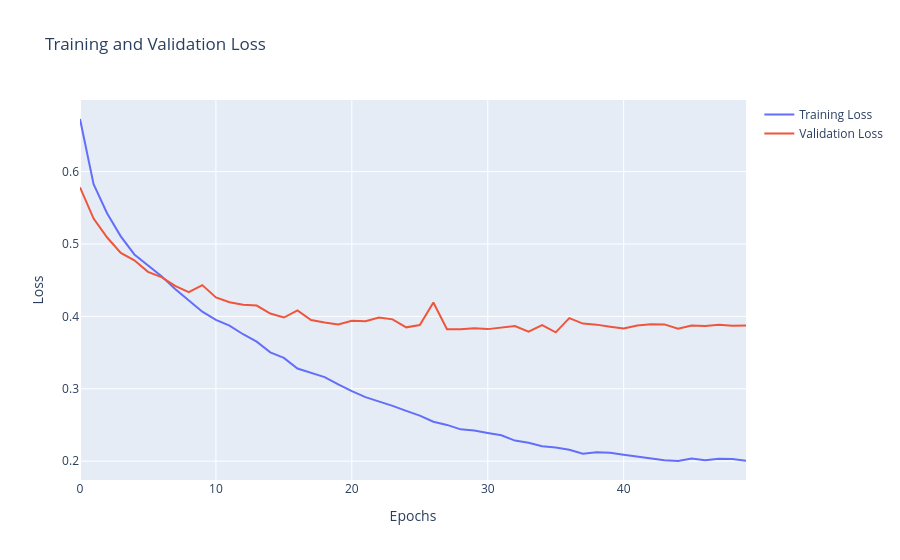

Notebook cell for this chart:
### Code cell
fig = go.Figure(data=[
    go.Scatter(y=history["loss"], name="Training Loss", mode="lines"),
    go.Scatter(y=history["val_loss"], name="Validation Loss", mode="lines")
])
fig.update_layout(title="Training and Validation Loss", xaxis_title="Epochs", yaxis_title="Loss")
fig.show()

### Figure 1 — Plotly figure (JSON) as saved in the notebook; plotly's stock layout.template omitted (floating-point values rounded to 4 significant figures)
{"data": [{"mode": "lines", "name": "Training Loss", "type": "scatter", "y": [0.6727, 0.5825, 0.5422, 0.5105, 0.4856, 0.4706, 0.4554, 0.4377, 0.4225, 0.4065, 0.395, 0.3873, 0.3753, 0.365, 0.3503, 0.3427, 0.328, 0.3223, 0.316, 0.3061, 0.2966, 0.2884, 0.2827, 0.2763, 0.2694, 0.2628, 0.2545, 0.2501, 0.2439, 0.2422, 0.2388, 0.2356, 0.2284, 0.2253, 0.2206, 0.2189, 0.2157, 0.2102, 0.2122, 0.2116, 0.2087, 0.2059, 0.2039, 0.2012, 0.2002, 0.2035, 0.2013, 0.2032, 0.2028, 0.2005]}, {"mode": "lines", "name": "Validation Loss", "type": "scatter", "y": [0.5783, 0.5351, 0.5089, 0.4876, 0.4775, 0.4615, 0.4542, 0.442, 0.4333, 0.4432, 0.4261, 0.4195, 0.4161, 0.4149, 0.4039, 0.3984, 0.4083, 0.3949, 0.3915, 0.3888, 0.3938, 0.3932, 0.3984, 0.3959, 0.3848, 0.388, 0.4192, 0.3823, 0.3824, 0.3837, 0.3824, 0.3844, 0.3866, 0.379, 0.388, 0.3779, 0.3975, 0.39, 0.3886, 0.3857, 0.3831, 0.3874, 0.389, 0.3889, 0.3829, 0.3873, 0.3867, 0.3883, 0.3872, 0.3873]}], "layout": {"title": {"text": "Training and Validation Loss"}, "xaxis": {"title": {"text": "Epochs"}}, "yaxis": {"title": {"text": "Loss"}}}}
